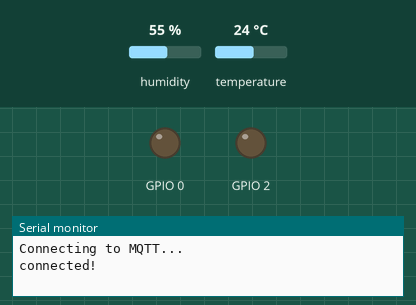
Simulated run of this sketch. Board: ESP8266 (NodeMCU). Shown: output pins drawn as LEDs (lit = HIGH), the last lines printed to the serial monitor. The test bench sets the inputs (shaded band); at power-on: temperature 24 °C, humidity 55 %. WiFi joins after 1.5 s; servers stay silent unless stated; no MQTT or app messages arrive unless stated.

Above: at 5.7 s.
5.8 s: temperature set to 26 °C
At 10.9 s:
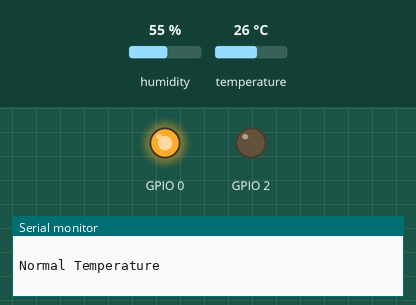
11.5 s: temperature set to 29 °C
At 21.0 s:
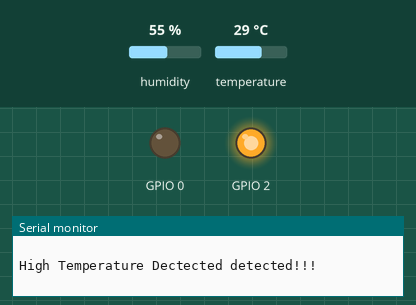
Timing chart, 0 to 22.5 s (numbered marks = the images above; inputs shaded):
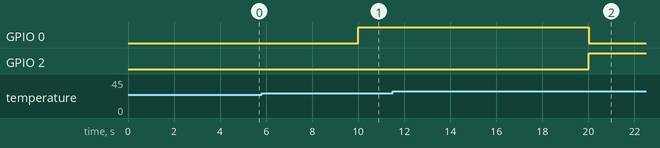

Measured:
- the behaviour switches between 27 and 28 °C on temperature (found by bisection; images 1 and 2)
- after the input at 11.5 s, GPIO 0: HIGH → LOW after 8.5 s; GPIO 2: LOW → HIGH after 8.5 s

The sketch:

ESPTemp.ino
```cpp
#include <ESP8266WiFi.h>
#include <PubSubClient.h>
#include <DHT.h>

/*
 ESP8266 Pin out  https://randomnerdtutorials.com/esp8266-pinout-reference-gpios/
 DHT11 Pin out/Basic Code https://create.arduino.cc/projecthub/arcaegecengiz/using-dht11-b0f365
 CCS811 Pin out/Basic Code https://wiki.keyestudio.com/KS2002_EASY_Plug_CCS811_CO2_Air_Quality_Sensor(Black_and_Eco-friendly)
 I2C Scanner https://playground.arduino.cc/Main/I2cScanner/

    **** MQQTT Commands *****

    - MQTT_Public Have Passowrd
      mosquitto_pub -h hostlocal -u mqtt_username -P mqtt_password -t "topic" -m "Hello"
    - MQTT_Subscribe Have Passowrd
      mosquitto_sub -h hostlocal  -u mqtt_username -P mqtt_password -t "topic"
    ---------------------------------------------------------------
    - MQTT_Public No Passowrd
      mosquitto_pub -h hostlocal -t "topic" -m "Hello"
    - MQTT_Subscribe No Passowrd
      mosquitto_sub -h hostlocal -t "topic"
    ================================================================
    -h hostlocal (IP adress raspberry pi)
    -u username MQTT
    -P password MQTT
    -m message (message you want to sent)


    **** ESP8211 Connections - ESP8266 PIN out as reference *****

    - DHT11
    DATA: ESP D0
    -CCS811
    SCL: ESP D1
    SDA: ESP D2
    WAKE: GND
    - Fan
    DATA: ESP D5
      > TRANSISTOR CONNECTION https://hacksterio.s3.amazonaws.com/uploads/attachments/527211/dsc_0280_qGPUj4c7cU.JPG
      Collector: GND of FAN
      Base: ESP D5
      Emmiter: GND to ESP
    - Servo
    DATA: ESP D6
*/


#define DHTTYPE DHT11
#define DHT11_PIN 16 // PIN ESP8266 = D0

DHT dht(DHT11_PIN, DHTTYPE);
float tempSense;
float humSense;

const char* ssid = "ATT6zya9Az";        // wifi ssid
const char* password = "5vb#n=6huf8t";  // wifi password
const char* mqttServer = "192.168.1.209"; // IP address Raspberry Pi
const int mqttPort = 1883;                // MQTT Port number
const char* mqttUser = "CARBON";         // MQQTT User
const char* mqttPassword = "CARBON";     // MQTT Password

WiFiClient espClient;
PubSubClient client(espClient);

unsigned long previousMillis = 0;
unsigned long interval = 10000;

void setup() {


  Serial.begin(115200); // Baud Rate
  Serial.println("System Checks: ");

  dht.begin();

  pinMode(0, OUTPUT);
  pinMode(2, OUTPUT);

  WiFi.begin(ssid, password); // WiFi connection

  int i = 0;
  while (WiFi.status() != WL_CONNECTED) {
    delay(500);
    Serial.println("Connecting to WiFi..");
    Serial.print(++i); Serial.print(' ');
  }
  Serial.println("Connected to the WiFi network");
  Serial.println('\n');
  Serial.println("Connection established!");
  Serial.print("IP address: ");
  Serial.println(WiFi.localIP());

  client.setServer(mqttServer, mqttPort);
  client.setCallback(callback);

  while (!client.connected()) {
    Serial.println("Connecting to MQTT...");

    if (client.connect("ESP8266Client", mqttUser, mqttPassword )) {
    Serial.println("connected!");
    Serial.println(" ");
    delay(3000);

    } else {
      Serial.print("failed with state ");
      Serial.print(client.state());
      delay(2000);
    }
  }
}

void callback(char* topic, byte* payload, unsigned int length) {
  // Assurance of message sent to topic in MQTT
  Serial.print("Message arrived in topic: ");
  Serial.println(topic);

  Serial.print("Message: ");
  for (int i = 0; i < length; i++) {
    Serial.print((char)payload[i]);
  }
  Serial.println();
  Serial.println("-----------------------");
}

void loop() {
    tempSense = dht.readTemperature(); // Reading temp
    humSense = dht.readHumidity(); // Reading Hum

      client.loop();
      unsigned long currentMillis = millis();

      if (currentMillis - previousMillis >= interval) {
      // save the last time you updated the DHT values
      previousMillis = currentMillis;

      if(!isnan(tempSense)&&!isnan(humSense)){
        // Display Serial Monitor
        Serial.println("Temperature (C): " +String(tempSense));
        Serial.println("Humidity: (%): " +String(humSense));;
        Serial.println(" ");

        // LED ACTUATION START

        if(tempSense>=28) { // Paramaters to change Actuation
            Serial.println("High Temperature Dectected detected!!!");
            digitalWrite(2, HIGH);
            digitalWrite(0, LOW);  // 0 = green ; 2 = red
            Serial.println(" ");
            delay(15);
            }

              else {
            Serial.println("Normal Temperature");
            digitalWrite(2, LOW);
            digitalWrite(0, HIGH);  // 0 = green ; 2 = red
            Serial.println(" ");
              }
            } else {
              Serial.println("Data is not ready!");
              delay(5000);
              }

        // LED ACTUATION END

        // Display on MQTT Server
        String toSend = "Temperature(C): " + String(tempSense) + ", Humidity(%) :" +String(humSense);
        client.publish("room1",toSend.c_str()); // Sends Message
        client.subscribe("room1"); // Receives Message
        delay (1000);
      }

} // End of Program
```
